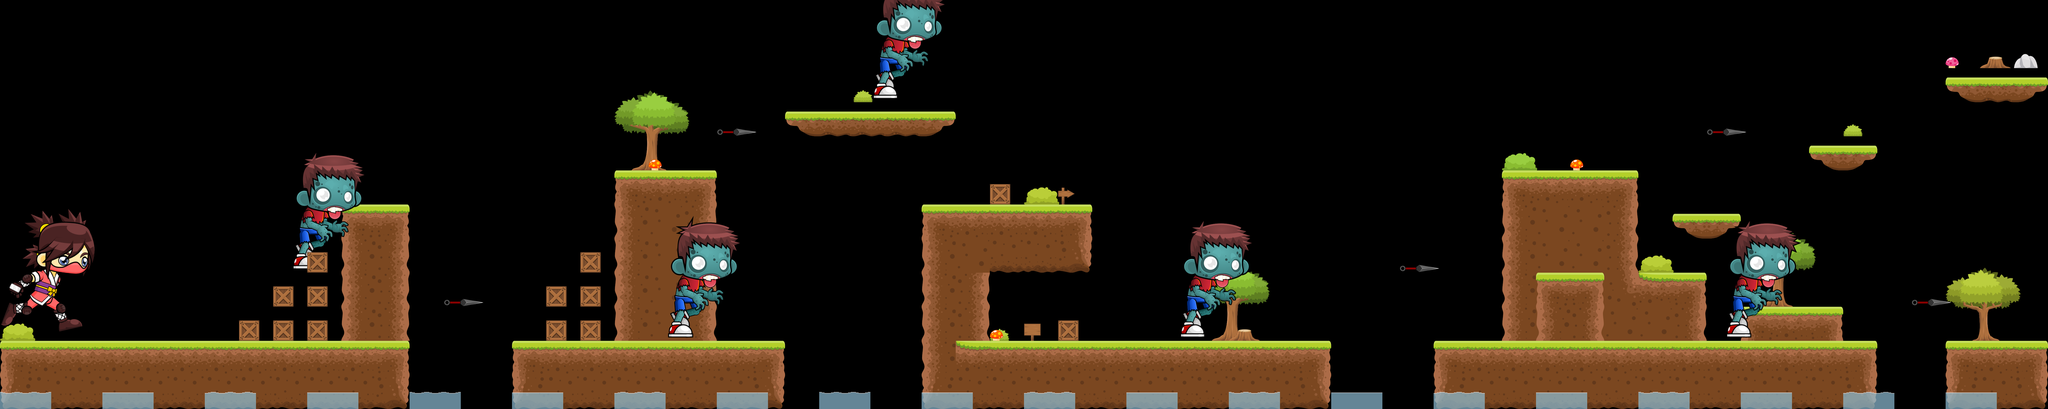

The image is a tile-based game level rendered from a .tmx file. Its description and complete source (layers, tilesets, objects, tile grids) follow:
An orthogonal 60x12 tile map with 128x128 px tiles, 3 tile layers (Background, Foreground, Water), 2 tilesets.

<map version="1.9" tiledversion="1.9.2" orientation="orthogonal" renderorder="right-down" width="60" height="12" tilewidth="128" tileheight="128" infinite="0" nextlayerid="4" nextobjectid="1">
 <editorsettings>
  <export target="../level_layers/level_2.csv" format="csv" />
 </editorsettings>
 <tileset firstgid="1" source="water.tsx" />
 <tileset firstgid="5" source="terrain.tsx" />
 <layer id="2" name="Background" width="60" height="12">
  <data encoding="csv">
0,0,0,0,0,0,0,0,0,0,0,0,0,0,0,0,0,0,0,0,0,0,0,0,0,0,0,0,0,0,0,0,0,0,0,0,0,0,0,0,0,0,0,0,0,0,0,0,0,0,0,0,0,0,0,0,0,0,0,0,
0,0,0,0,0,0,0,0,0,0,0,0,0,0,0,0,0,0,0,0,0,0,0,0,0,0,0,0,0,0,0,0,0,0,0,0,0,0,0,0,0,0,0,0,0,0,0,0,0,0,0,0,0,0,0,0,0,0,0,0,
0,0,0,0,0,0,0,0,0,0,0,0,0,0,0,0,0,0,0,0,0,0,0,0,0,28,0,0,0,0,0,0,0,0,0,0,0,0,0,0,0,0,0,0,0,0,0,0,0,0,0,0,0,0,0,0,0,0,0,0,
0,0,0,0,0,0,0,0,0,0,0,0,0,0,0,0,0,0,0,0,0,0,0,0,0,0,0,0,0,0,0,0,0,0,0,0,0,0,0,0,0,0,0,0,0,0,0,0,0,0,0,0,0,0,28,0,0,0,0,0,
0,0,0,0,0,0,0,0,0,0,0,0,0,0,0,0,0,0,36,0,0,0,0,0,0,0,0,0,0,0,0,0,0,0,0,0,0,0,0,0,0,0,0,0,25,0,0,0,0,0,0,0,0,0,0,0,0,0,0,0,
0,0,0,0,0,0,0,0,0,0,33,0,0,0,0,0,0,0,0,0,0,0,0,0,0,0,0,0,0,0,26,33,0,0,0,0,0,0,0,0,0,0,0,0,5,6,6,7,0,0,0,0,0,0,0,0,0,0,0,0,
0,0,0,0,0,0,0,0,0,0,5,7,0,0,0,0,0,0,8,9,10,0,0,0,0,0,0,0,0,0,0,0,0,0,0,0,0,0,0,0,0,0,0,0,8,9,9,10,0,0,0,0,0,0,0,0,0,0,0,0,
0,0,0,0,0,0,0,0,0,0,8,10,0,0,0,0,0,0,8,9,10,0,0,0,0,0,0,0,0,0,0,0,0,0,0,0,0,0,0,0,0,0,0,0,8,9,9,10,26,0,0,0,0,0,0,0,0,0,0,0,
0,0,0,0,0,0,0,0,0,0,8,10,0,0,0,0,0,0,8,9,10,0,0,0,0,0,0,0,0,0,0,0,0,0,0,0,0,0,0,0,0,0,0,0,8,9,9,14,15,7,0,36,0,0,0,0,0,0,0,0,
26,0,0,0,0,0,0,0,0,0,8,10,0,0,0,0,0,0,8,9,10,0,0,0,0,0,0,0,0,28,32,0,0,0,0,36,35,0,0,0,0,0,0,0,8,9,9,9,9,10,0,5,6,7,0,0,0,37,0,0,
0,0,0,0,0,0,0,0,0,0,0,0,0,0,0,0,0,0,0,0,0,0,0,0,0,0,0,0,0,0,0,0,0,0,0,0,0,0,0,0,0,0,0,0,0,0,0,0,0,0,0,0,0,0,0,0,0,0,0,0,
0,0,0,0,0,0,0,0,0,0,0,0,0,0,0,0,0,0,0,0,0,0,0,0,0,0,0,0,0,0,0,0,0,0,0,0,0,0,0,0,0,0,0,0,0,0,0,0,0,0,0,0,0,0,0,0,0,0,0,0
</data>
 </layer>
 <layer id="1" name="Foreground" width="60" height="12">
  <data encoding="csv">
0,0,0,0,0,0,0,0,0,0,0,0,0,0,0,0,0,0,0,0,0,0,0,0,0,0,0,0,0,0,0,0,0,0,0,0,0,0,0,0,0,0,0,0,0,0,0,0,0,0,0,0,0,0,0,0,0,0,0,0,
0,0,0,0,0,0,0,0,0,0,0,0,0,0,0,0,0,0,0,0,0,0,0,0,0,0,0,0,0,0,0,0,0,0,0,0,0,0,0,0,0,0,0,0,0,0,0,0,0,0,0,0,0,0,0,0,0,30,35,34,
0,0,0,0,0,0,0,0,0,0,0,0,0,0,0,0,0,0,0,0,0,0,0,0,0,39,0,0,0,0,0,0,0,0,0,0,0,0,0,0,0,0,0,0,0,0,0,0,0,0,0,0,0,0,0,0,0,17,18,19,
0,0,0,0,0,0,0,0,0,0,0,0,0,0,0,0,0,0,0,0,0,40,0,17,18,18,18,19,0,0,0,0,0,0,0,0,0,0,0,0,0,0,0,0,0,0,0,0,0,0,40,0,0,0,0,0,0,0,0,0,
0,0,0,0,0,0,0,0,0,0,0,0,0,0,0,0,0,0,0,31,0,0,0,0,0,0,0,0,0,0,0,0,0,0,0,0,0,0,0,0,0,0,0,0,0,0,31,0,0,0,0,0,0,17,19,0,0,0,0,0,
0,0,0,0,0,0,0,0,0,0,0,0,0,0,0,0,0,0,5,6,7,0,0,0,0,0,0,0,0,29,0,0,0,0,0,0,0,0,0,0,0,0,0,0,0,0,0,0,0,0,0,0,0,0,0,0,0,0,0,0,
0,0,0,0,0,0,0,0,0,0,0,0,0,0,0,0,0,0,0,0,0,0,0,0,0,0,0,5,6,6,6,7,0,0,0,0,0,0,0,0,0,0,0,0,0,0,0,0,0,17,19,0,0,0,0,0,0,0,0,0,
0,0,0,0,0,0,0,0,39,29,0,0,0,0,0,0,0,29,0,0,0,0,0,0,0,0,0,8,9,13,13,20,0,0,0,0,0,0,0,0,0,40,0,0,0,0,0,0,0,0,0,0,0,0,0,0,0,0,0,0,
0,0,0,0,0,0,0,0,29,29,0,0,0,40,0,0,29,29,0,0,0,0,0,0,0,0,0,8,10,0,0,0,0,0,0,0,0,0,0,0,0,0,0,0,0,5,7,0,0,0,0,0,0,0,0,0,40,0,0,0,
38,0,0,0,0,0,0,29,29,29,0,0,0,0,0,0,29,29,0,39,0,0,0,0,0,0,0,8,10,31,0,29,0,0,39,0,0,0,0,0,0,0,0,0,0,8,10,0,0,0,39,0,0,0,0,0,0,0,0,0,
5,6,6,6,6,6,6,6,6,6,6,7,0,0,0,5,6,6,6,6,6,6,7,0,0,0,0,8,15,6,6,6,6,6,6,6,6,6,7,0,0,0,5,6,6,6,6,6,6,6,6,6,6,6,7,0,0,5,6,7,
16,13,13,13,13,13,13,13,13,13,13,20,0,0,0,16,13,13,13,13,13,13,20,0,0,0,0,16,13,13,13,13,13,13,13,13,13,13,20,0,0,0,16,13,13,13,13,13,13,13,13,13,13,13,20,0,0,16,13,20
</data>
 </layer>
 <layer id="3" name="Water" width="60" height="12">
  <data encoding="csv">
0,0,0,0,0,0,0,0,0,0,0,0,0,0,0,0,0,0,0,0,0,0,0,0,0,0,0,0,0,0,0,0,0,0,0,0,0,0,0,0,0,0,0,0,0,0,0,0,0,0,0,0,0,0,0,0,0,0,0,0,
0,0,0,0,0,0,0,0,0,0,0,0,0,0,0,0,0,0,0,0,0,0,0,0,0,0,0,0,0,0,0,0,0,0,0,0,0,0,0,0,0,0,0,0,0,0,0,0,0,0,0,0,0,0,0,0,0,0,0,0,
0,0,0,0,0,0,0,0,0,0,0,0,0,0,0,0,0,0,0,0,0,0,0,0,0,0,0,0,0,0,0,0,0,0,0,0,0,0,0,0,0,0,0,0,0,0,0,0,0,0,0,0,0,0,0,0,0,0,0,0,
0,0,0,0,0,0,0,0,0,0,0,0,0,0,0,0,0,0,0,0,0,0,0,0,0,0,0,0,0,0,0,0,0,0,0,0,0,0,0,0,0,0,0,0,0,0,0,0,0,0,0,0,0,0,0,0,0,0,0,0,
0,0,0,0,0,0,0,0,0,0,0,0,0,0,0,0,0,0,0,0,0,0,0,0,0,0,0,0,0,0,0,0,0,0,0,0,0,0,0,0,0,0,0,0,0,0,0,0,0,0,0,0,0,0,0,0,0,0,0,0,
0,0,0,0,0,0,0,0,0,0,0,0,0,0,0,0,0,0,0,0,0,0,0,0,0,0,0,0,0,0,0,0,0,0,0,0,0,0,0,0,0,0,0,0,0,0,0,0,0,0,0,0,0,0,0,0,0,0,0,0,
0,0,0,0,0,0,0,0,0,0,0,0,0,0,0,0,0,0,0,0,0,0,0,0,0,0,0,0,0,0,0,0,0,0,0,0,0,0,0,0,0,0,0,0,0,0,0,0,0,0,0,0,0,0,0,0,0,0,0,0,
0,0,0,0,0,0,0,0,0,0,0,0,0,0,0,0,0,0,0,0,0,0,0,0,0,0,0,0,0,0,0,0,0,0,0,0,0,0,0,0,0,0,0,0,0,0,0,0,0,0,0,0,0,0,0,0,0,0,0,0,
0,0,0,0,0,0,0,0,0,0,0,0,0,0,0,0,0,0,0,0,0,0,0,0,0,0,0,0,0,0,0,0,0,0,0,0,0,0,0,0,0,0,0,0,0,0,0,0,0,0,0,0,0,0,0,0,0,0,0,0,
0,0,0,0,0,0,0,0,0,0,0,0,0,0,0,0,0,0,0,0,0,0,0,0,0,0,0,0,0,0,0,0,0,0,0,0,0,0,0,0,0,0,0,0,0,0,0,0,0,0,0,0,0,0,0,0,0,0,0,0,
0,0,0,0,0,0,0,0,0,0,0,0,0,0,0,0,0,0,0,0,0,0,0,0,0,0,0,0,0,0,0,0,0,0,0,0,0,0,0,0,0,0,0,0,0,0,0,0,0,0,0,0,0,0,0,0,0,0,0,0,
1,0,0,2,0,0,3,0,0,4,0,0,1,0,0,2,0,0,3,0,0,4,0,0,1,0,0,2,0,0,3,0,0,4,0,0,1,0,0,2,0,0,3,0,0,4,0,0,1,0,0,2,0,0,3,0,0,4,0,0
</data>
 </layer>
</map>
